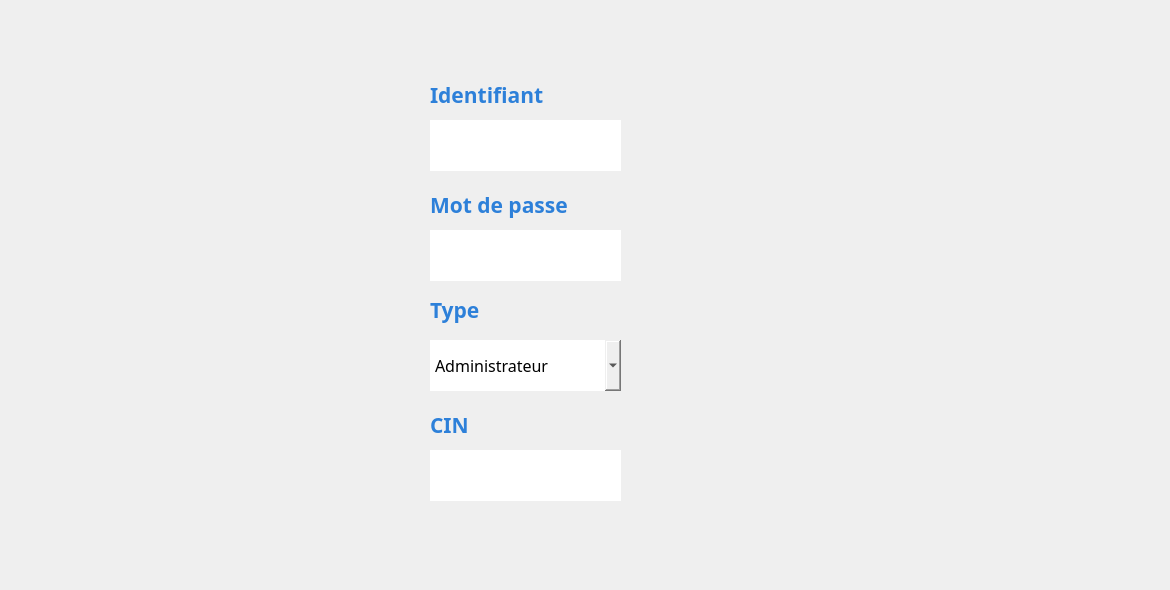
      <widget class="QWidget" name="AJ_compte">
       <property name="styleSheet">
        <string notr="true">#AJ_compte{
background-color: transparent;
border-image: url(:back2.jpg);
background: none;
border: none;
background-repeat: none;
}
</string>
       </property>
       <widget class="QComboBox" name="comboBox_Type_compte_AJ">
        <property name="geometry">
         <rect>
          <x>430</x>
          <y>340</y>
          <width>191</width>
          <height>51</height>
         </rect>
        </property>
        <property name="font">
         <font>
          <family>Javanese Text</family>
          <pointsize>12</pointsize>
         </font>
        </property>
        <property name="styleSheet">
         <string notr="true">#comboBox_Type_compte_AJ {
background-color: transparent;
border-image: url(:champs.png);
background: none;
border: none;
background-repeat: none;
}
</string>
        </property>
        <item>
         <property name="text">
          <string>Administrateur</string>
         </property>
        </item>
        <item>
         <property name="text">
          <string>Agent</string>
         </property>
        </item>
       </widget>
       <widget class="QLineEdit" name="lineEdit_mdp_compte_AJ">
        <property name="geometry">
         <rect>
          <x>430</x>
          <y>230</y>
          <width>191</width>
          <height>51</height>
         </rect>
        </property>
        <property name="font">
         <font>
          <family>Javanese Text</family>
          <pointsize>12</pointsize>
         </font>
        </property>
        <property name="styleSheet">
         <string notr="true">#lineEdit_mdp_compte_AJ {
background-color: transparent;
border-image: url(:champs.png);
background: none;
border: none;
background-repeat: none;
}
</string>
        </property>
       </widget>
       <widget class="QLabel" name="label_38">
        <property name="geometry">
         <rect>
          <x>430</x>
          <y>190</y>
          <width>181</width>
          <height>31</height>
         </rect>
        </property>
        <property name="font">
         <font>
          <family>Corbel</family>
         </font>
        </property>
        <property name="text">
         <string>&lt;html&gt;&lt;head/&gt;&lt;body&gt;&lt;p&gt;&lt;span style=&quot; font-size:16pt; font-weight:600; color:#2d80d9;&quot;&gt;Mot de passe&lt;/span&gt;&lt;/p&gt;&lt;/body&gt;&lt;/html&gt;</string>
        </property>
       </widget>
       <widget class="QLineEdit" name="lineEdit_Identifiant_compte_AJ">
        <property name="geometry">
         <rect>
          <x>430</x>
          <y>120</y>
          <width>191</width>
          <height>51</height>
         </rect>
        </property>
        <property name="font">
         <font>
          <family>Javanese Text</family>
          <pointsize>12</pointsize>
         </font>
        </property>
        <property name="styleSheet">
         <string notr="true">#lineEdit_Identifiant_compte_AJ {
background-color: transparent;
border-image: url(:champs.png);
background: none;
border: none;
background-repeat: none;
}
</string>
        </property>
       </widget>
       <widget class="QLabel" name="label_39">
        <property name="geometry">
         <rect>
          <x>430</x>
          <y>80</y>
          <width>181</width>
          <height>31</height>
         </rect>
        </property>
        <property name="font">
         <font>
          <family>Corbel</family>
         </font>
        </property>
        <property name="text">
         <string>&lt;html&gt;&lt;head/&gt;&lt;body&gt;&lt;p&gt;&lt;span style=&quot; font-size:16pt; font-weight:600; color:#2d80d9;&quot;&gt;Identifiant&lt;/span&gt;&lt;/p&gt;&lt;/body&gt;&lt;/html&gt;</string>
        </property>
       </widget>
       <widget class="QPushButton" name="pushButton_Annuler_compte">
        <property name="geometry">
         <rect>
          <x>900</x>
          <y>530</y>
          <width>161</width>
          <height>51</height>
         </rect>
        </property>
        <property name="styleSheet">
         <string notr="true">#pushButton_Annuler_compte {
background-color: transparent;
border-image: url(:Annuler.png);
background: none;
border: none;
background-repeat: none;
}</string>
        </property>
        <property name="text">
         <string/>
        </property>
       </widget>
       <widget class="QPushButton" name="pushButton_Save_compte">
        <property name="geometry">
         <rect>
          <x>900</x>
          <y>470</y>
          <width>161</width>
          <height>51</height>
         </rect>
        </property>
        <property name="styleSheet">
         <string notr="true">#pushButton_Save_compte{
background-color: transparent;
border-image: url(:Enregistrer.png);
background: none;
border: none;
background-repeat: none;
}

</string>
        </property>
        <property name="text">
         <string/>
        </property>
       </widget>
       <widget class="QPushButton" name="pushButton_Close_compte_AJ">
        <property name="geometry">
         <rect>
          <x>1130</x>
          <y>10</y>
          <width>31</width>
          <height>31</height>
         </rect>
        </property>
        <property name="styleSheet">
         <string notr="true">#pushButton_Close_compte_AJ {
background-color: transparent;
border-image: url(:close.png);
background: none;
border: none;
background-repeat: none;
}
</string>
        </property>
        <property name="text">
         <string/>
        </property>
       </widget>
       <widget class="QLineEdit" name="lineEdit_cin_compte_AJ">
        <property name="geometry">
         <rect>
          <x>430</x>
          <y>450</y>
          <width>191</width>
          <height>51</height>
         </rect>
        </property>
        <property name="font">
         <font>
          <family>Javanese Text</family>
          <pointsize>12</pointsize>
         </font>
        </property>
        <property name="styleSheet">
         <string notr="true">#lineEdit_cin_compte_AJ {
background-color: transparent;
border-image: url(:champs.png);
background: none;
border: none;
background-repeat: none;
}</string>
        </property>
       </widget>
       <widget class="QLabel" name="label_79">
        <property name="geometry">
         <rect>
          <x>430</x>
          <y>410</y>
          <width>141</width>
          <height>31</height>
         </rect>
        </property>
        <property name="font">
         <font>
          <family>Corbel</family>
          <pointsize>16</pointsize>
         </font>
        </property>
        <property name="text">
         <string>&lt;html&gt;&lt;head/&gt;&lt;body&gt;&lt;p&gt;&lt;span style=&quot; font-weight:600; color:#2d80d9;&quot;&gt;CIN&lt;/span&gt;&lt;/p&gt;&lt;/body&gt;&lt;/html&gt;</string>
        </property>
       </widget>
       <widget class="QLabel" name="label_81">
        <property name="geometry">
         <rect>
          <x>430</x>
          <y>290</y>
          <width>91</width>
          <height>41</height>
         </rect>
        </property>
        <property name="font">
         <font>
          <family>Corbel</family>
          <pointsize>16</pointsize>
         </font>
        </property>
        <property name="text">
         <string>&lt;html&gt;&lt;head/&gt;&lt;body&gt;&lt;p&gt;&lt;span style=&quot; font-weight:600; color:#2d80d9;&quot;&gt;Type&lt;/span&gt;&lt;/p&gt;&lt;/body&gt;&lt;/html&gt;</string>
        </property>
       </widget>
       <zorder>pushButton_Save_compte</zorder>
       <zorder>comboBox_Type_compte_AJ</zorder>
       <zorder>lineEdit_mdp_compte_AJ</zorder>
       <zorder>label_38</zorder>
       <zorder>lineEdit_Identifiant_compte_AJ</zorder>
       <zorder>label_39</zorder>
       <zorder>pushButton_Annuler_compte</zorder>
       <zorder>pushButton_Close_compte_AJ</zorder>
       <zorder>lineEdit_cin_compte_AJ</zorder>
       <zorder>label_79</zorder>
       <zorder>label_81</zorder>
      </widget>
